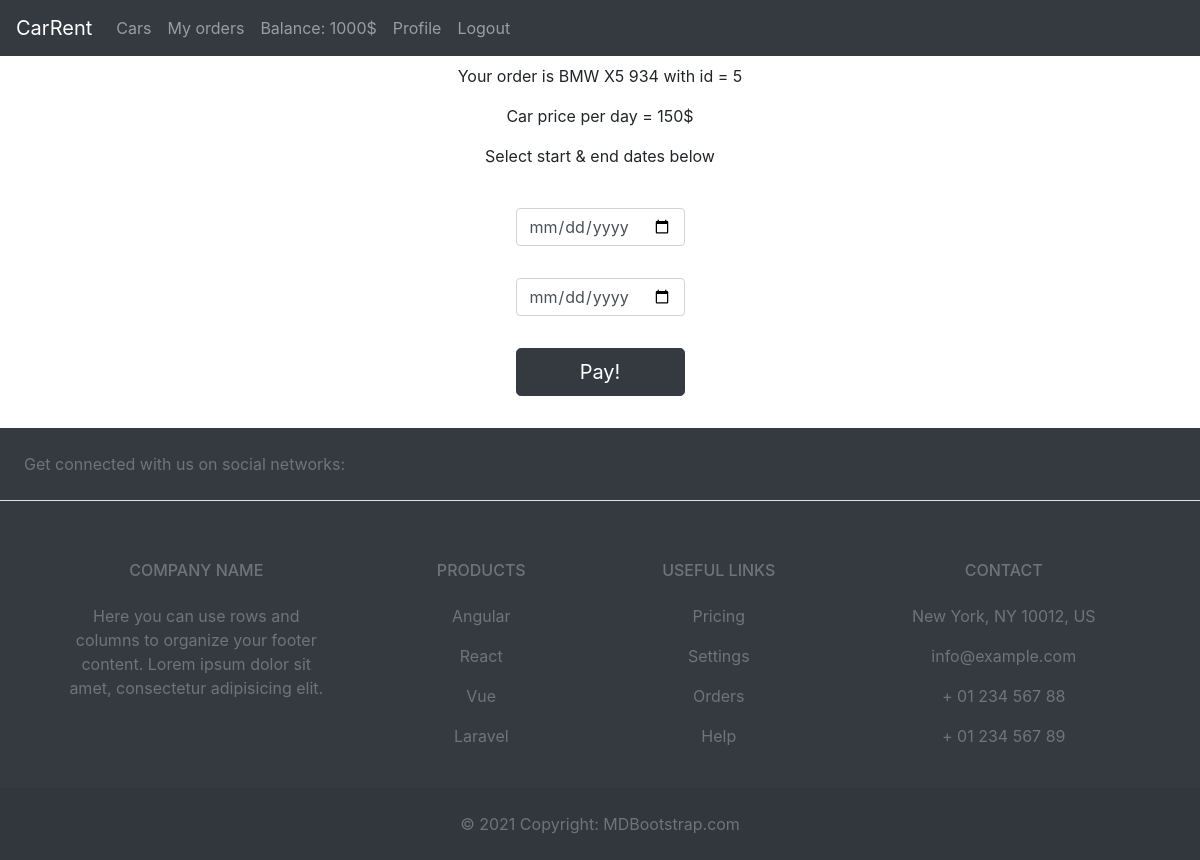
Page /order/5 (signed in) on the earlier database version.
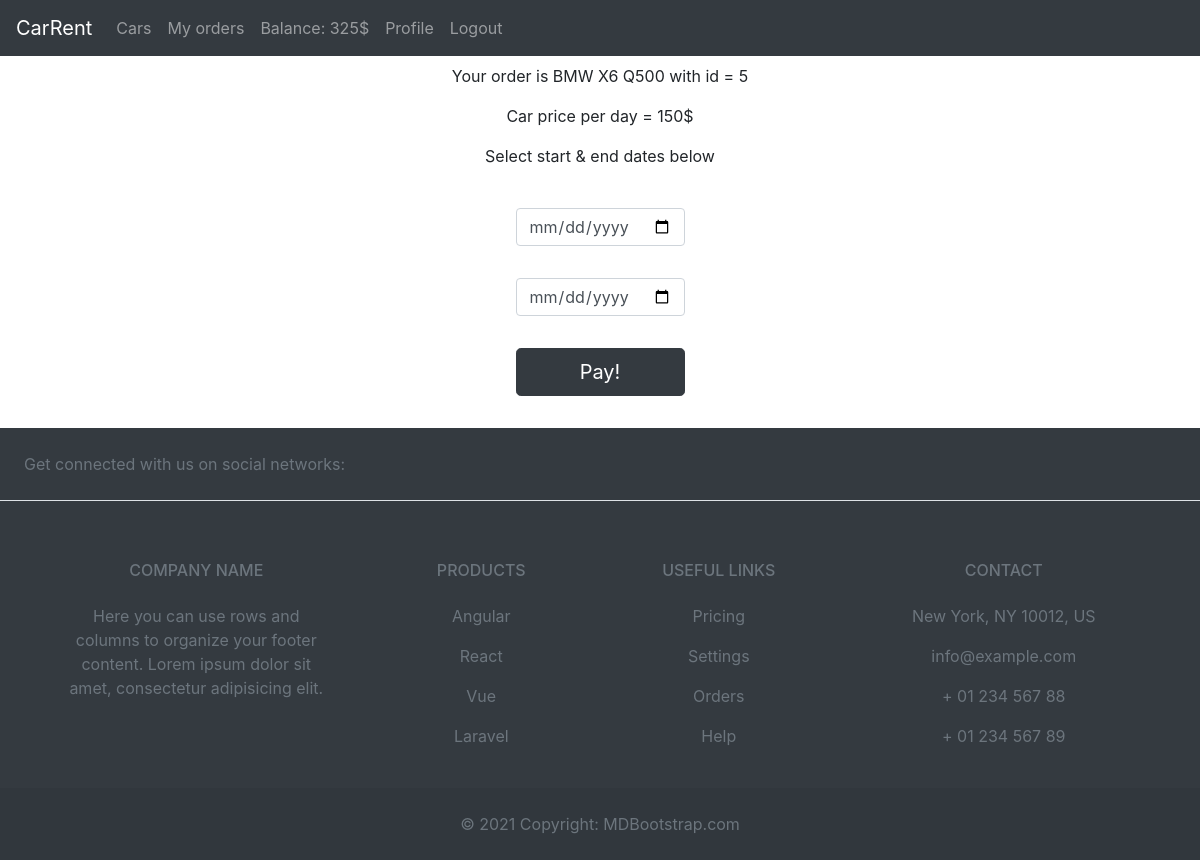
Same page on the later database version.
### car_rental_app/models/user.py (models this page shows, shortened)
class User(UserMixin, db.Model):
    __tablename__ = "user"
    id = db.Column(db.Integer, primary_key=True, autoincrement=True)
    login = db.Column(db.String(50), unique=True)
    name = db.Column(db.String(50), nullable=False)
    surname = db.Column(db.String(50), nullable=False)
    balance = db.Column(db.Integer, default=0)
    passport_id = db.Column(db.Integer, db.ForeignKey("passport.id"))
    password = db.Column(db.String(10), nullable=False)
    user = db.relationship("Order",
                           cascade="all,delete",
                           backref="creator")

### car_rental_app/models/car.py (models this page shows, shortened)
class Car(db.Model):
    __tablename__ = "car"
    id = db.Column(db.Integer, primary_key=True, autoincrement=True)
    name = db.Column(db.String(50), nullable=False)
    model = db.Column(db.String(50), nullable=False)
    year = db.Column(db.Integer, nullable=False)
    price_per_day = db.Column(db.Integer, nullable=False)
    people_count = db.Column(db.Integer, nullable=False)
    car = db.relationship("Order",
                          cascade="all,delete",
                          backref="car")

### car_rental_app/views/order_view.py (the view, shortened to what this page needs)
@public_blueprint.route("/order/<car_id>", methods=["GET", "POST"])
@login_required
def order_page(car_id):
    car = car_service.read_car_by_id(car_id)
    form = OrderForm()
    if form.errors != {}:
        for err_msg in form.errors.values():
            flash(f"Error with creating order: {err_msg}", category="danger")
    return render_template("order.html", car=car, form=form)

### car_rental_app/form.py (shortened to what this page needs)
class OrderForm(FlaskForm):
    start_date = DateField(validators=[InputRequired()])
    end_date = DateField(validators=[InputRequired()])
    submit = SubmitField(label="Pay!")

### car_rental_app/models/user.py (called while the page is built)
@login_manager.user_loader
def load_user(user_id):
    return User.query.get(int(user_id))

### car_rental_app/service/car_service.py (called while the page is built)
def read_car_by_id(id):
    try:
        car = Car.query.get(id)
        return car
    except:
        logger.warning("Can`t get a car from db")
    return None

### car_rental_app/templates/order.html (shortened to what this page needs)
{% extends 'base.html' %}
{% block content %}
    <div>
        {% if car %}
            <p style="text-align: center">Your order is {{ car.name }} {{ car.model }} with id = {{ car.id }}</p>
            <p style="text-align: center"> Car price per day = {{ car.price_per_day }}$</p>
            <p style="text-align: center">Select start & end dates below</p>
        {% endif %}
    </div>
    <div class="d-flex justify-content-center">
        <form method="POST" class="form-register" style="color:white; justify-content: center">
            <br>
            {{ form.start_date(class="form-control", placeholder="Start date") }}
            {{ form.start_date.label() }}
            {{ form.end_date(class="form-control", placeholder="End date") }}
            {{ form.end_date.label() }}
            <br>
            <div style="margin-bottom: 4vh">
                {{ form.submit(class="btn btn-lg btn-block btn-dark") }}
            </div>
        </form>
    </div>
{% endblock %}

### car_rental_app/templates/base.html (shortened to what the changed rows need)
<!DOCTYPE html>
<html lang="en">
<head>
    <link rel="stylesheet" href="../static/styles.css">
    <link rel="stylesheet" href="https://stackpath.bootstrapcdn.com/bootstrap/4.4.1/css/bootstrap.min.css"
>
</head>
<body>
<nav class="navbar navbar-expand-lg navbar-dark bg-dark">
    <div class="collapse navbar-collapse" id="navbarNavAltMarkup">
        <div class="navbar-nav">
            {% if current_user.is_authenticated %}
                <a class="nav-item nav-link" href="{{ url_for('public.show_cars') }} "> Cars <span class="sr-only">(current)</span></a>
                <a class="nav-item nav-link" href="{{ url_for('public.show_user_orders') }}">My orders</a>
                <a class="nav-item nav-link" href="{{ url_for('public.edit_balance') }}" aria-disabled="true">Balance: {{ current_user.balance }}$</a>
                <a class="nav-item nav-link" href="{{ url_for('public.profile_page') }}">Profile</a>
                <a class="nav-item nav-link" href="{{ url_for('public.logout_page') }}">Logout</a>
            {% else %}
                <a class="nav-item nav-link" href="{{ url_for('public.login_page') }}">Sign in</a>
                <a class="nav-item nav-link" href="{{ url_for('public.register_page') }}">Sing up</a>
            {% endif%}
        </div>
    </div>
</nav>
<div class="container">
    <div>
        <div class="content">
            {% block content %}
            {% endblock %}
        </div>
    </div>
</div>
</body>
</html>

Differences in the rows shown:
changed User: balance "1000" → "325"
changed Car id 5: name "BMW X5" → "BMW X6"; model "934" → "Q500"
